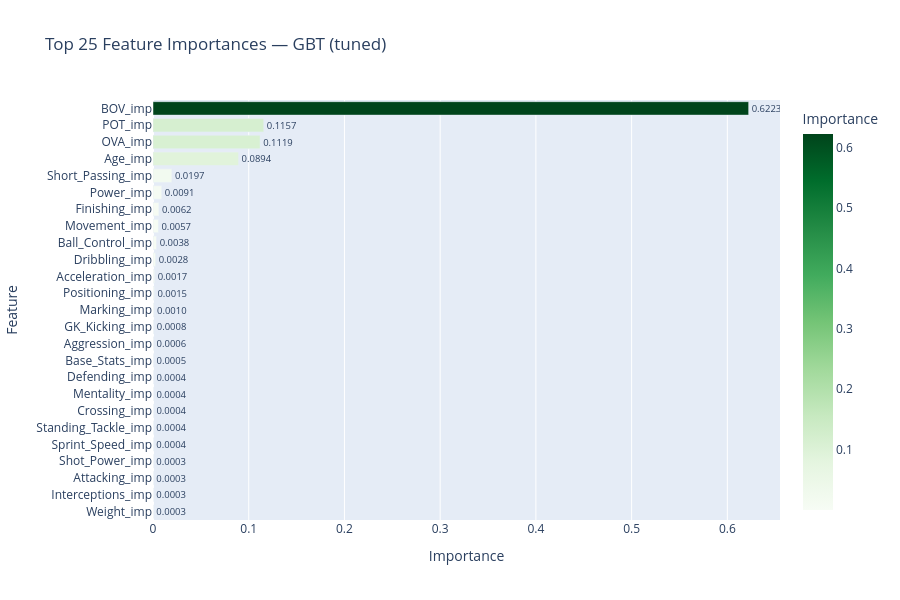

Notebook code for this chart:
### Code cell
# GBT feature importances
best_gbt_model = cv_model_gbt.bestModel.stages[-1]

gbt_importances = best_gbt_model.featureImportances.toArray()
min_len_gbt = min(len(feature_names), len(gbt_importances))

gbt_imp_df = pd.DataFrame({
    "Feature":    feature_names[:min_len_gbt],
    "Importance": gbt_importances[:min_len_gbt]
}).sort_values("Importance", ascending=False).head(25)

fig = px.bar(
    gbt_imp_df,
    x="Importance", y="Feature",
    orientation="h",
    title="Top 25 Feature Importances — GBT (tuned)",
    color="Importance", color_continuous_scale="Greens",
    text="Importance"
)
fig.update_traces(texttemplate='%{text:.4f}', textposition='outside')
fig.update_layout(yaxis={'categoryorder': 'total ascending'}, height=600)
fig.show()

### Figure 1 — Plotly figure (JSON) as saved in the notebook; plotly's stock layout.template omitted (floating-point values rounded to 4 significant figures)
{"data": [{"hovertemplate": "Importance=%{marker.color}<br>Feature=%{y}<extra></extra>", "legendgroup": "", "marker": {"color": [0.6223, 0.1157, 0.1119, 0.08938, 0.01972, 0.009148, 0.006189, 0.00566, 0.003765, 0.00276, 0.001716, 0.001465, 0.00105, 0.0007672, 0.0005776, 0.000493, 0.0004081, 0.0003944, 0.0003641, 0.0003583, 0.0003578, 0.0003346, 0.0003064, 0.0002784, 0.0002691], "coloraxis": "coloraxis", "pattern": {"shape": ""}}, "name": "", "orientation": "h", "showlegend": false, "text": [0.6223, 0.1157, 0.1119, 0.08938, 0.01972, 0.009148, 0.006189, 0.00566, 0.003765, 0.00276, 0.001716, 0.001465, 0.00105, 0.0007672, 0.0005776, 0.000493, 0.0004081, 0.0003944, 0.0003641, 0.0003583, 0.0003578, 0.0003346, 0.0003064, 0.0002784, 0.0002691], "textposition": "outside", "texttemplate": "%{text:.4f}", "type": "bar", "x": [0.6223, 0.1157, 0.1119, 0.08938, 0.01972, 0.009148, 0.006189, 0.00566, 0.003765, 0.00276, 0.001716, 0.001465, 0.00105, 0.0007672, 0.0005776, 0.000493, 0.0004081, 0.0003944, 0.0003641, 0.0003583, 0.0003578, 0.0003346, 0.0003064, 0.0002784, 0.0002691], "xaxis": "x", "y": ["BOV_imp", "POT_imp", "OVA_imp", "Age_imp", "Short_Passing_imp", "Power_imp", "Finishing_imp", "Movement_imp", "Ball_Control_imp", "Dribbling_imp", "Acceleration_imp", "Positioning_imp", "Marking_imp", "GK_Kicking_imp", "Aggression_imp", "Base_Stats_imp", "Defending_imp", "Mentality_imp", "Crossing_imp", "Standing_Tackle_imp", "Sprint_Speed_imp", "Shot_Power_imp", "Attacking_imp", "Interceptions_imp", "Weight_imp"], "yaxis": "y"}], "layout": {"barmode": "relative", "coloraxis": {"colorbar": {"title": {"text": "Importance"}}, "colorscale": [[0, "rgb(247,252,245)"], [0.125, "rgb(229,245,224)"], [0.25, "rgb(199,233,192)"], [0.375, "rgb(161,217,155)"], [0.5, "rgb(116,196,118)"], [0.625, "rgb(65,171,93)"], [0.75, "rgb(35,139,69)"], [0.875, "rgb(0,109,44)"], [1, "rgb(0,68,27)"]]}, "height": 600, "legend": {"tracegroupgap": 0}, "title": {"text": "Top 25 Feature Importances — GBT (tuned)"}, "xaxis": {"anchor": "y", "domain": [0, 1], "title": {"text": "Importance"}}, "yaxis": {"anchor": "x", "categoryorder": "total ascending", "domain": [0, 1], "title": {"text": "Feature"}}}}
